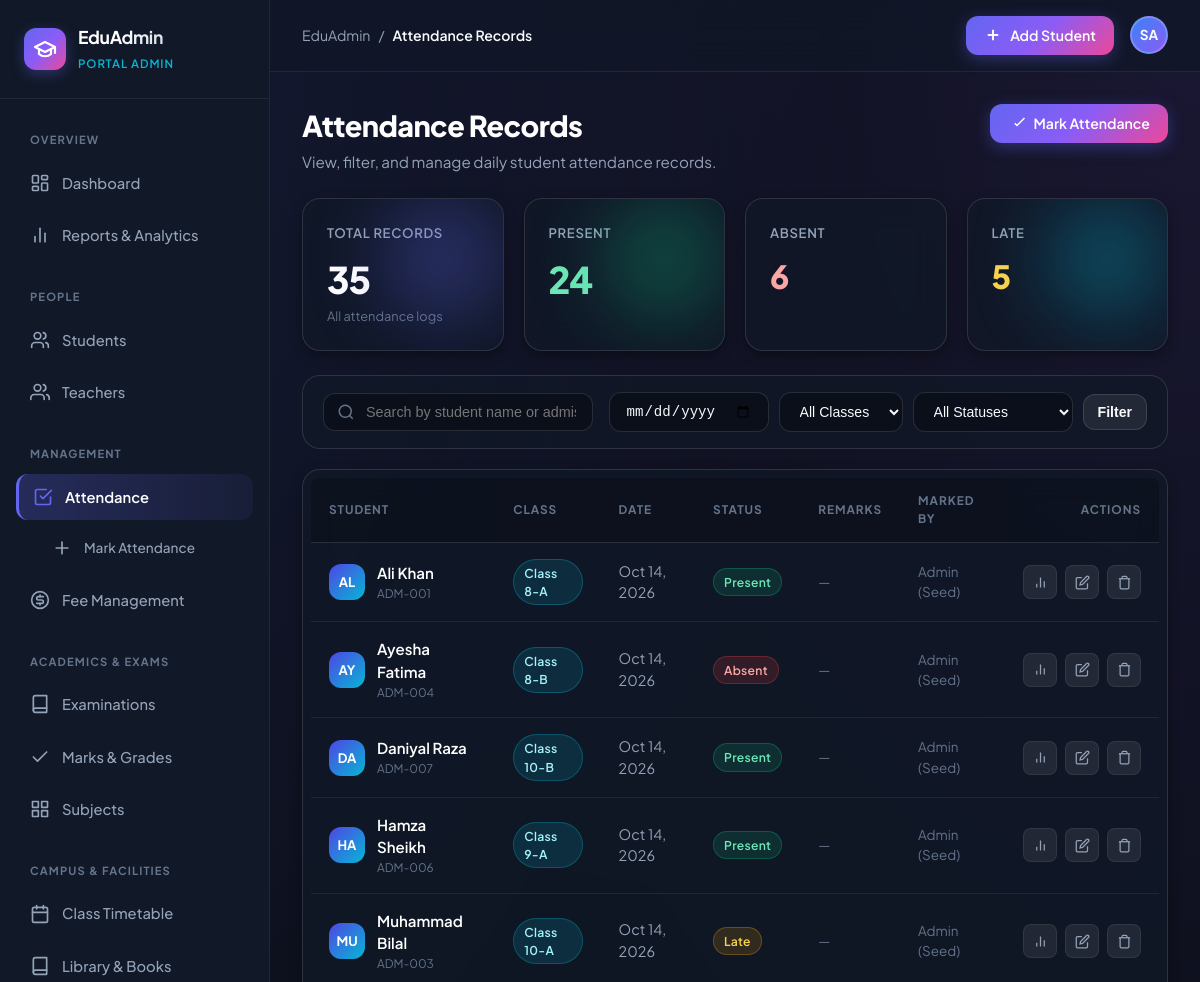
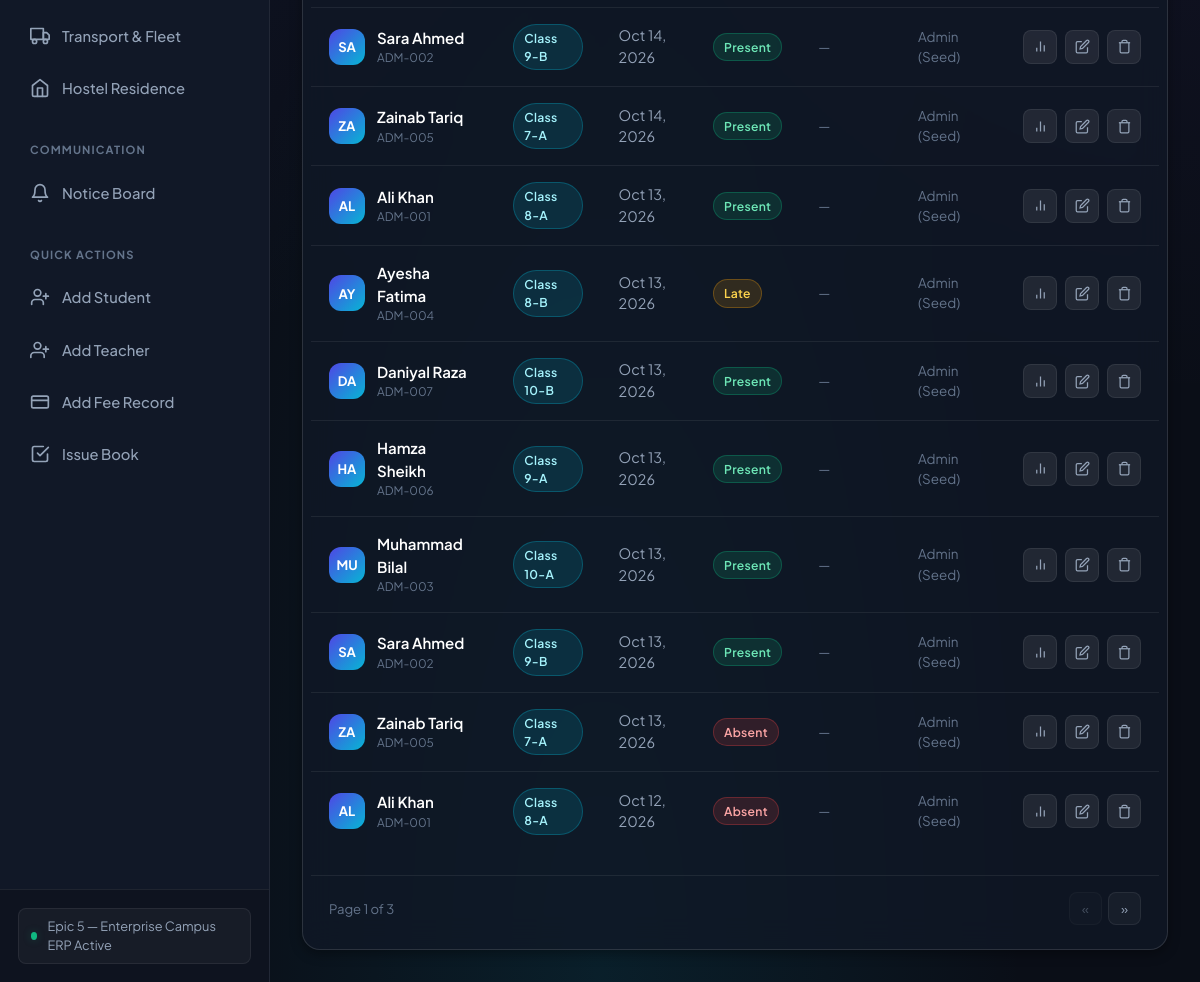
The page /attendance/ on the database its author committed (2 pictures, top to bottom).
### attendance/models.py (models this page shows, shortened)
class AttendanceRecord(models.Model):
    STATUS_CHOICES = [
        ('Present', 'Present'),
        ('Absent', 'Absent'),
        ('Late', 'Late'),
        ('Leave', 'Leave (Excused)'),
    ]
    student = models.ForeignKey(
        Student, on_delete=models.CASCADE, related_name='attendance_records',
        verbose_name='Student'
    )
    date = models.DateField(verbose_name='Date')
    status = models.CharField(
        max_length=20, choices=STATUS_CHOICES, default='Present',
        verbose_name='Attendance Status'
    )
    remarks = models.CharField(
        max_length=200, blank=True, verbose_name='Remarks',
        help_text='Optional note (e.g. sick leave, family event)'
    )
    marked_by = models.CharField(
        max_length=100, blank=True, verbose_name='Marked By',
        help_text='Teacher or staff who marked attendance'
    )
    created_at = models.DateTimeField(auto_now_add=True)
    updated_at = models.DateTimeField(auto_now=True)
    class Meta:
        ordering = ['-date', 'student__student_name']
        unique_together = [('student', 'date')]
        verbose_name = 'Attendance Record'
        verbose_name_plural = 'Attendance Records'

### students/models.py (models this page shows, shortened)
class Student(models.Model):
    student_name = models.CharField(
        max_length=150,
        verbose_name="Student Name",
        help_text="Full legal name of the student"
    )
    admission_number = models.CharField(
        max_length=30,
        unique=True,
        verbose_name="Admission Number",
        help_text="Unique institutional admission identifier"
    )
    student_class = models.CharField(
        max_length=50,
        verbose_name="Class / Grade",
        help_text="Current class or grade level"
    )
    contact_number = models.CharField(
        max_length=20,
        verbose_name="Contact Number",
        help_text="Primary guardian contact phone number"
    )
    created_at = models.DateTimeField(
        auto_now_add=True,
        verbose_name="Registered On"
    )
    updated_at = models.DateTimeField(
        auto_now=True,
        verbose_name="Last Updated"
    )
    class Meta:
        ordering = ['-created_at']
        verbose_name = "Student"
        verbose_name_plural = "Students"

### attendance/views.py (the view)
# urls.py: path('', views.attendance_list_view, name='attendance_list'),
def attendance_list_view(request):
    date_filter = request.GET.get('date', '').strip()
    class_filter = request.GET.get('class', '').strip()
    status_filter = request.GET.get('status', '').strip()
    query = request.GET.get('q', '').strip()
    records = AttendanceRecord.objects.select_related('student').order_by('-date', 'student__student_name')
    if date_filter:
        try:
            records = records.filter(date=datetime.date.fromisoformat(date_filter))
        except ValueError:
            pass
    if class_filter:
        records = records.filter(student__student_class__iexact=class_filter)
    if status_filter:
        records = records.filter(status=status_filter)
    if query:
        records = records.filter(
            Q(student__student_name__icontains=query) |
            Q(student__admission_number__icontains=query)
        )
    total = records.count()
    present_count = records.filter(status='Present').count()
    absent_count  = records.filter(status='Absent').count()
    late_count    = records.filter(status='Late').count()
    paginator = Paginator(records, 15)
    page_obj  = paginator.get_page(request.GET.get('page', 1))
    all_classes = Student.objects.values_list('student_class', flat=True).distinct().order_by('student_class')
    context = {
        'page_title': 'Attendance Records',
        'active_tab': 'attendance',
        'page_obj': page_obj,
        'query': query,
        'date_filter': date_filter,
        'class_filter': class_filter,
        'status_filter': status_filter,
        'total': total,
        'present_count': present_count,
        'absent_count': absent_count,
        'late_count': late_count,
        'all_classes': all_classes,
        'status_choices': AttendanceRecord.STATUS_CHOICES,
        'today': datetime.date.today().isoformat(),
    }
    return render(request, 'attendance/attendance_list.html', context)

### templates/attendance/attendance_list.html (shortened to what this page needs)
{% extends 'students/base.html' %}
{% block content %}
<div style="display:flex; justify-content:space-between; align-items:flex-start; margin-bottom:24px; flex-wrap:wrap; gap:16px;">
  <div>
    <h1 style="font-size:1.8rem; font-weight:800; color:#fff; letter-spacing:-0.02em;">Attendance Records</h1>
    <p style="color:var(--text-muted); font-size:0.95rem; margin-top:4px;">View, filter, and manage daily student attendance records.</p>
  </div>
  <a href="{% url 'attendance:attendance_mark' %}" class="btn-primary" id="mark-att-btn">
    <svg width="18" height="18" viewBox="0 0 24 24" fill="none" stroke="currentColor" stroke-width="2"><path d="M9 11l3 3L22 4"/></svg>
    Mark Attendance
  </a>
</div>
<div class="stat-grid" style="grid-template-columns:repeat(auto-fit,minmax(180px,1fr)); margin-bottom:24px;">
  <div class="glass-card stat-card stat-card-primary">
    <div class="stat-header"><span class="stat-title">Total Records</span></div>
    <div class="stat-value">{{ total }}</div>
    <div class="stat-subtitle">All attendance logs</div>
  </div>
  <div class="glass-card stat-card stat-card-emerald">
    <div class="stat-header"><span class="stat-title">Present</span></div>
    <div class="stat-value" style="color:#6ee7b7;">{{ present_count }}</div>
  </div>
  <div class="glass-card stat-card">
    <div class="stat-header"><span class="stat-title">Absent</span></div>
    <div class="stat-value" style="color:#fca5a5; font-size:2rem;">{{ absent_count }}</div>
  </div>
  <div class="glass-card stat-card stat-card-cyan">
    <div class="stat-header"><span class="stat-title">Late</span></div>
    <div class="stat-value" style="color:#fcd34d; font-size:2rem;">{{ late_count }}</div>
  </div>
</div>
<form method="GET" class="filter-bar" style="margin-bottom:20px;">
  <div class="search-input-wrap">
    <svg viewBox="0 0 24 24" fill="none" stroke="currentColor" stroke-width="2"><circle cx="11" cy="11" r="8"/><line x1="21" y1="21" x2="16.65" y2="16.65"/></svg>
    <input type="text" name="q" value="{{ query }}" class="search-input" placeholder="Search by student name or admission #..." autocomplete="off">
  </div>
  <div style="display:flex; gap:10px; flex-wrap:wrap; align-items:center;">
    <input type="date" name="date" value="{{ date_filter }}" class="filter-select" style="cursor:pointer;" onchange="this.form.submit()">
    <select name="class" class="filter-select" onchange="this.form.submit()">
      <option value="">All Classes</option>
    </select>
    <select name="status" class="filter-select" onchange="this.form.submit()">
      <option value="">All Statuses</option>
    </select>
    <button type="submit" class="btn-secondary" style="padding:9px 14px;">Filter</button>
  </div>
</form>
<div class="glass-card" style="padding:8px;">
  {% if page_obj.object_list %}
    <div class="table-responsive">
      <table class="custom-table" id="attendance-data-table">
        <thead>
          <tr>
            <th>Student</th>
            <th>Class</th>
            <th>Date</th>
            <th>Status</th>
            <th>Remarks</th>
            <th>Marked By</th>
            <th style="text-align:right;">Actions</th>
          </tr>
        </thead>
        <tbody>
          {% for r in page_obj.object_list %}
            <tr id="att-row-{{ r.id }}">
              <td>
                <div class="student-meta-cell">
                  <div class="student-avatar">{{ r.student.student_name|slice:":2"|upper }}</div>
                  <div>
                    <div class="student-name-bold">{{ r.student.student_name }}</div>
                    <div style="font-size:0.74rem; color:var(--text-dim);">{{ r.student.admission_number }}</div>
                  </div>
                </div>
              </td>
              <td><span class="badge badge-class">{{ r.student.student_class }}</span></td>
              <td style="color:var(--text-muted);">{{ r.date|date:"M d, Y" }}</td>
              <td>
                {% if r.status == 'Present' %}
                  <span class="badge" style="background:rgba(16,185,129,0.15); color:#6ee7b7; border:1px solid rgba(16,185,129,0.3);">Present</span>
                {% elif r.status == 'Absent' %}
                  <span class="badge" style="background:rgba(239,68,68,0.15); color:#fca5a5; border:1px solid rgba(239,68,68,0.3);">Absent</span>
                {% elif r.status == 'Late' %}
                  <span class="badge" style="background:rgba(245,158,11,0.15); color:#fcd34d; border:1px solid rgba(245,158,11,0.3);">Late</span>
                {% else %}
                  <span class="badge badge-adm">Leave</span>
                {% endif %}
              </td>
              <td style="color:var(--text-dim); font-size:0.84rem;">{{ r.remarks|default:"—" }}</td>
              <td style="color:var(--text-dim); font-size:0.84rem;">{{ r.marked_by|default:"—" }}</td>
              <td style="text-align:right;">
                <div class="action-group" style="justify-content:flex-end;">
                  <a href="{% url 'attendance:attendance_student_report' r.student.id %}" class="btn-icon" title="Student Report" id="report-att-{{ r.id }}">
                    <svg width="15" height="15" viewBox="0 0 24 24" fill="none" stroke="currentColor" stroke-width="2"><line x1="18" y1="20" x2="18" y2="10"/><line x1="12" y1="20" x2="12" y2="4"/><line x1="6" y1="20" x2="6" y2="14"/></svg>
                  </a>
                  <a href="{% url 'attendance:attendance_edit' r.id %}" class="btn-icon btn-icon-edit" title="Edit" id="edit-att-{{ r.id }}">
                    <svg width="15" height="15" viewBox="0 0 24 24" fill="none" stroke="currentColor" stroke-width="2"><path d="M11 4H4a2 2 0 0 0-2 2v14a2 2 0 0 0 2 2h14a2 2 0 0 0 2-2v-7"/><path d="M18.5 2.5a2.121 2.121 0 0 1 3 3L12 15l-4 1 1-4 9.5-9.5z"/></svg>
                  </a>
                  <a href="{% url 'attendance:attendance_delete' r.id %}" class="btn-icon btn-icon-delete" title="Delete" id="delete-att-{{ r.id }}">
                    <svg width="15" height="15" viewBox="0 0 24 24" fill="none" stroke="currentColor" stroke-width="2"><polyline points="3 6 5 6 21 6"/><path d="M19 6v14a2 2 0 0 1-2 2H7a2 2 0 0 1-2-2V6m3 0V4a2 2 0 0 1 2-2h4a2 2 0 0 1 2 2v2"/></svg>
                  </a>
                </div>
              </td>
            </tr>
          {% endfor %}
        </tbody>
      </table>
    </div>
    {% if page_obj.has_other_pages %}
      <div class="pagination-wrap" style="padding:16px 18px;">
        <span style="font-size:0.82rem; color:var(--text-dim);">Page {{ page_obj.number }} of {{ page_obj.paginator.num_pages }}</span>
        <div class="page-numbers">
          {% if page_obj.has_previous %}<a href="?page={{ page_obj.previous_page_number }}" class="page-btn">&laquo;</a>{% else %}<span class="page-btn disabled">&laquo;</span>{% endif %}
          {% if page_obj.has_next %}<a href="?page={{ page_obj.next_page_number }}" class="page-btn">&raquo;</a>{% else %}<span class="page-btn disabled">&raquo;</span>{% endif %}
        </div>
      </div>
    {% endif %}
  {% endif %}
</div>
{% endblock %}

### rows shown on the page
AttendanceRecord: student.student_name "AL", student.student_name "Ali Khan", student.admission_number "ADM-001", student.student_class "Class 8-A", date "Oct 14, 2026", status "Present", remarks "—", marked_by "Admin (Seed)"
AttendanceRecord: student.student_name "AY", student.student_name "Ayesha Fatima", student.admission_number "ADM-004", student.student_class "Class 8-B", date "Oct 14, 2026", status "Absent", remarks "—", marked_by "Admin (Seed)"
AttendanceRecord: student.student_name "DA", student.student_name "Daniyal Raza", student.admission_number "ADM-007", student.student_class "Class 10-B", date "Oct 14, 2026", status "Present", remarks "—", marked_by "Admin (Seed)"
AttendanceRecord: student.student_name "HA", student.student_name "Hamza Sheikh", student.admission_number "ADM-006", student.student_class "Class 9-A", date "Oct 14, 2026", status "Present", remarks "—", marked_by "Admin (Seed)"
AttendanceRecord: student.student_name "MU", student.student_name "Muhammad Bilal", student.admission_number "ADM-003", student.student_class "Class 10-A", date "Oct 14, 2026", status "Late", remarks "—", marked_by "Admin (Seed)"
AttendanceRecord: student.student_name "SA", student.student_name "Sara Ahmed", student.admission_number "ADM-002", student.student_class "Class 9-B", date "Oct 14, 2026", status "Present", remarks "—", marked_by "Admin (Seed)"
AttendanceRecord: student.student_name "ZA", student.student_name "Zainab Tariq", student.admission_number "ADM-005", student.student_class "Class 7-A", date "Oct 14, 2026", status "Present", remarks "—", marked_by "Admin (Seed)"
AttendanceRecord: student.student_name "AL", student.student_name "Ali Khan", student.admission_number "ADM-001", student.student_class "Class 8-A", date "Oct 13, 2026", status "Present", remarks "—", marked_by "Admin (Seed)"
AttendanceRecord: student.student_name "AY", student.student_name "Ayesha Fatima", student.admission_number "ADM-004", student.student_class "Class 8-B", date "Oct 13, 2026", status "Late", remarks "—", marked_by "Admin (Seed)"
AttendanceRecord: student.student_name "DA", student.student_name "Daniyal Raza", student.admission_number "ADM-007", student.student_class "Class 10-B", date "Oct 13, 2026", status "Present", remarks "—", marked_by "Admin (Seed)"
AttendanceRecord: student.student_name "HA", student.student_name "Hamza Sheikh", student.admission_number "ADM-006", student.student_class "Class 9-A", date "Oct 13, 2026", status "Present", remarks "—", marked_by "Admin (Seed)"
AttendanceRecord: student.student_name "MU", student.student_name "Muhammad Bilal", student.admission_number "ADM-003", student.student_class "Class 10-A", date "Oct 13, 2026", status "Present", remarks "—", marked_by "Admin (Seed)"
AttendanceRecord: student.student_name "SA", student.student_name "Sara Ahmed", student.admission_number "ADM-002", student.student_class "Class 9-B", date "Oct 13, 2026", status "Present", remarks "—", marked_by "Admin (Seed)"
AttendanceRecord: student.student_name "ZA", student.student_name "Zainab Tariq", student.admission_number "ADM-005", student.student_class "Class 7-A", date "Oct 13, 2026", status "Absent", remarks "—", marked_by "Admin (Seed)"
AttendanceRecord: student.student_name "AL", student.student_name "Ali Khan", student.admission_number "ADM-001", student.student_class "Class 8-A", date "Oct 12, 2026", status "Absent", remarks "—", marked_by "Admin (Seed)"

### other values the page prints
{{ page_title|default:"Overview" }} "Attendance Records"
{{ total }} "35"
{{ present_count }} "24"
{{ absent_count }} "6"
{{ late_count }} "5"
{{ page_obj.number }} "1"
{{ page_obj.paginator.num_pages }} "3"
